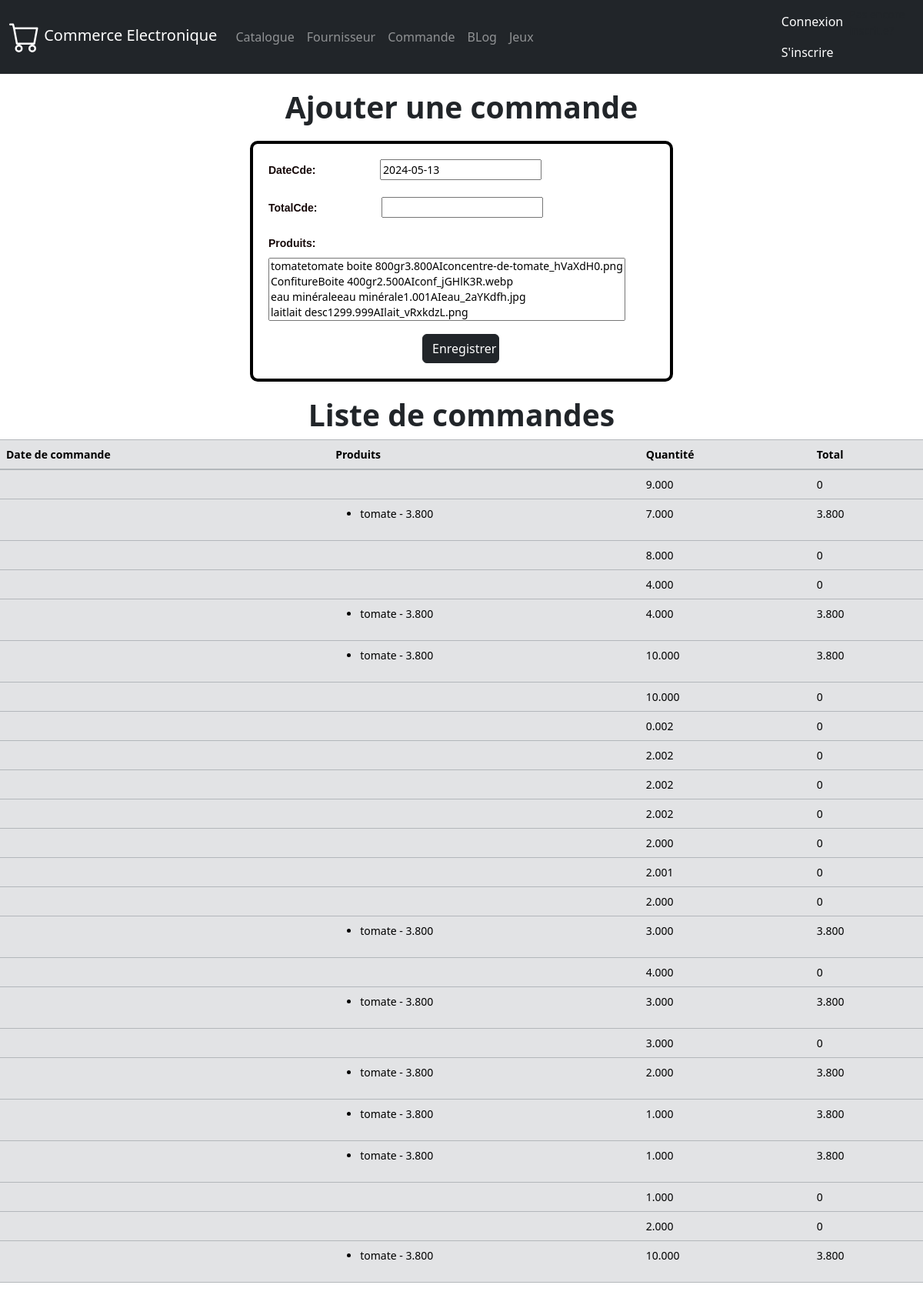
Before: /magasin/nouvCde/ with the older database file.
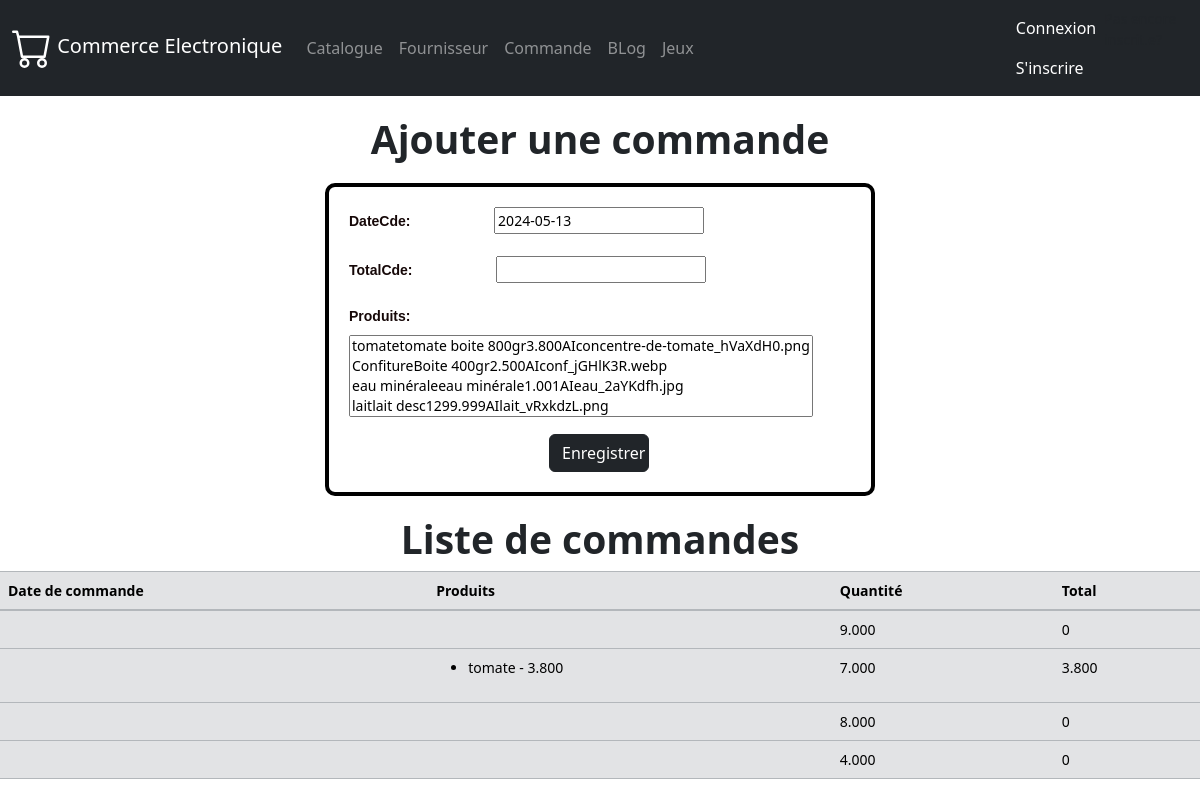
After: the same page with the newer database file.
### magasin/models.py (models this page shows, shortened)
class Commande (models.Model) :
    dateCde = models.DateField(null = True , default = date.today)
    totalCde = models.DecimalField(max_digits = 10 , decimal_places = 3)
    produits = models.ManyToManyField(Produit)
    def calc(self) :
        return sum(Produit.prix for Produit in self.produits.all())

class Produit(models.Model) :
    libelle = models.CharField(max_length=100)
    description = models.TextField(default='Non definie')
    prix = models.DecimalField(max_digits=10 , decimal_places=3)
    type = models.CharField(max_length=2, choices=TYPE_CHOICES,default='em')
    Img = models.ImageField(blank=True)
    Catégorie = models.ForeignKey(Categorie , on_delete = models.CASCADE,null = True)
    frs = models.ForeignKey(Fournisseur ,on_delete=models.CASCADE,null=True )
    def __str__(self) :
        return self.libelle+""+self.description+""+str(self.prix)+""+self.type+""+str(self.Img)

### magasin/views.py (the view)
# urls.py: path('nouvCde/',views.nouveauCommande,name='nouveauCde'),
def nouveauCommande(request):
    form = CommandeForm(request.POST or None)
    if request.method == 'POST':
        if form.is_valid():
            form.save()
    commandes = Commande.objects.all()
    context = {'form': form, 'commandes': commandes}
    return render(request, 'magasin/Commande.html', context)

### magasin/forms.py
class CommandeForm (forms.ModelForm) :
    class Meta:
        model = Commande
        fields = "__all__"

### magasin/templates/magasin/Commande.html (shortened to what this page needs)
<!DOCTYPE html>
<html>
<head>
    <link rel="stylesheet" href="https://stackpath.bootstrapcdn.com/bootstrap/4.5.2/css/bootstrap.min.css">
    <link href="https://cdn.jsdelivr.net/npm/bootstrap@5.3.3/dist/css/bootstrap.min.css" rel="stylesheet">
</head>
<body>
    {% extends 'magasin/base.html' %}
    {% block content %}
    <h1 class="title">Ajouter une commande</h1>
    <form method="POST" action="{% url 'nouveauCde' %}" class="cmd">
        {{ form.as_p }}
        <button type="submit" class="btn btn-dark">Enregistrer</button>
    </form>
    <h1 class="title">Liste de commandes</h1>
<table class="table table-secondary">
    <thead>
        <tr>
            <th>Date de commande</th>
            <th>Produits</th>
            <th>Quantité</th>
            <th>Total</th>
        </tr>
    </thead>
    <tbody>
        {% for cmd in commandes %}
        <tr>
            <td>{{ cmd.DateCde }}</td>
            <td>
                <ul>
                    {% for produit in cmd.produits.all %}
                    <li>{{ produit.libelle }} - {{ produit.prix }}</li>
                    {% endfor %}
                </ul>
            </td>
            <td>{{ cmd.totalCde }}</td>
            <td>{{ cmd.calc }}</td>
        </tr>
        {% empty %}
        <tr>
            <td colspan="4">Aucune commande disponible.</td>
        </tr>
        {% endfor %}
    </tbody>
</table>
    {% endblock %}

### magasin/templates/magasin/base.html (shortened to what this page needs)
{% load static %}
<!DOCTYPE html>
<html>
<head>
{% block styles %}
<link rel='stylesheet' type='text/css' media='screen'
href="{% static 'css/base.css'%}">
<link href="https://cdn.jsdelivr.net/npm/bootstrap@5.3.3/dist/css/bootstrap.min.css" rel="stylesheet">
<link href="https://cdn.jsdelivr.net/npm/bootstrap-icons@1.5.0/bootstrap-icons.min.css" rel="stylesheet">
 {% endblock %}
</head>
<body>
    <nav class="navbar navbar-expand-lg navbar-dark bg-dark">
        <div class="container-fluid">
            <a class="navbar-brand" href="#"> Commerce Electronique </a>
            <div class="collapse navbar-collapse" id="navbarSupportedContent">
                <ul class="navbar-nav me-auto mb-2 mb-lg-0">
                    <li class="nav-item">
                        <a class="nav-link" href="/magasin/">Catalogue</a>
                    </li>
                    <li class="nav-item">
                        <a class="nav-link cursor-pointer" href="{% url 'nouveauFour' %}">Fournisseur</a>                    </li>
                    <li class="nav-item">
                        <a href="{% url 'nouveauCde' %}" class="nav-link cursor-pointer"> Commande</a>
                    </li>
                    <li class="nav-item">
                        <a class="nav-link" href="/blog/"> BLog</a>
                      </li>
                      <li class="nav-item">
                        <a class="nav-link" href="/jeux">Jeux</a>
                      </li>
                </ul>
            </div>
        </div>
        <ul class="navbar-nav ml-auto">
            {% if user.is_authenticated %}
            <li class="nav-item active">
            <a class="nav-link" href="#">{{user}},</a>
            </li>
                <li class="nav-item">
        <form method="post" action="{% url 'logout' %}" class="myform">
          {% csrf_token %}
          <button class="btn btn-secondary" type="submit">Logout</button>
        </form>
      </li>
            {% else %}
<li class="nav-item active">
<a class="nav-link" href="{% url 'login' %}">Connexion</a>
<a class="nav-link" href="{% url 'register' %}"> S'inscrire </a>
</li>
<small>
{% endif %}
</ul>
    </nav>
    {% block content %}
    {% endblock %}
</body>
</html>

### magasin/templates/magasin/Commande.html (style rules this page uses)
h1 { text-align: center; margin-top: 10px; }
form { width: 400px; margin: 0 auto; }
.title { font-size: 39px; font-weight: bold; margin-top: 20px; }
.cmd { margin-top: 20px; border: 4px solid black; width: 550px; padding: 20px; border-radius: 10px; }
.cmd label { color: rgb(22, 8, 8); font-family: sans-serif; font-weight: bold; }
.cmd input { margin-left: 80px; }
.btn { width: 100px; margin-left: 200px; }

### magasin/templates/magasin/base.html (style rules this page uses)
body { background-color: rgb(255, 255, 255); }

Changed rows visible on the page:
removed Commande: totalCde "4.000", calc "3.800", Produit (libelle "tomate", prix "3.800")
removed Commande: totalCde "10.000", calc "3.800", Produit (libelle "tomate", prix "3.800")
removed Commande: totalCde "10.000", calc "0"
removed Commande: totalCde "0.002", calc "0"
removed Commande: totalCde "2.002", calc "0"
removed Commande: totalCde "2.002", calc "0"
removed Commande: totalCde "2.002", calc "0"
removed Commande: totalCde "2.000", calc "0"
removed Commande: totalCde "2.001", calc "0"
removed Commande: totalCde "2.000", calc "0"
removed Commande: totalCde "3.000", calc "3.800", Produit (libelle "tomate", prix "3.800")
removed Commande: totalCde "4.000", calc "0"
removed Commande: totalCde "3.000", calc "3.800", Produit (libelle "tomate", prix "3.800")
removed Commande: totalCde "3.000", calc "0"
removed Commande: totalCde "2.000", calc "3.800", Produit (libelle "tomate", prix "3.800")
removed Commande: totalCde "1.000", calc "3.800", Produit (libelle "tomate", prix "3.800")
removed Commande: totalCde "1.000", calc "3.800", Produit (libelle "tomate", prix "3.800")
removed Commande: totalCde "1.000", calc "0"
removed Commande: totalCde "2.000", calc "0"
removed Commande: totalCde "10.000", calc "3.800", Produit (libelle "tomate", prix "3.800")
